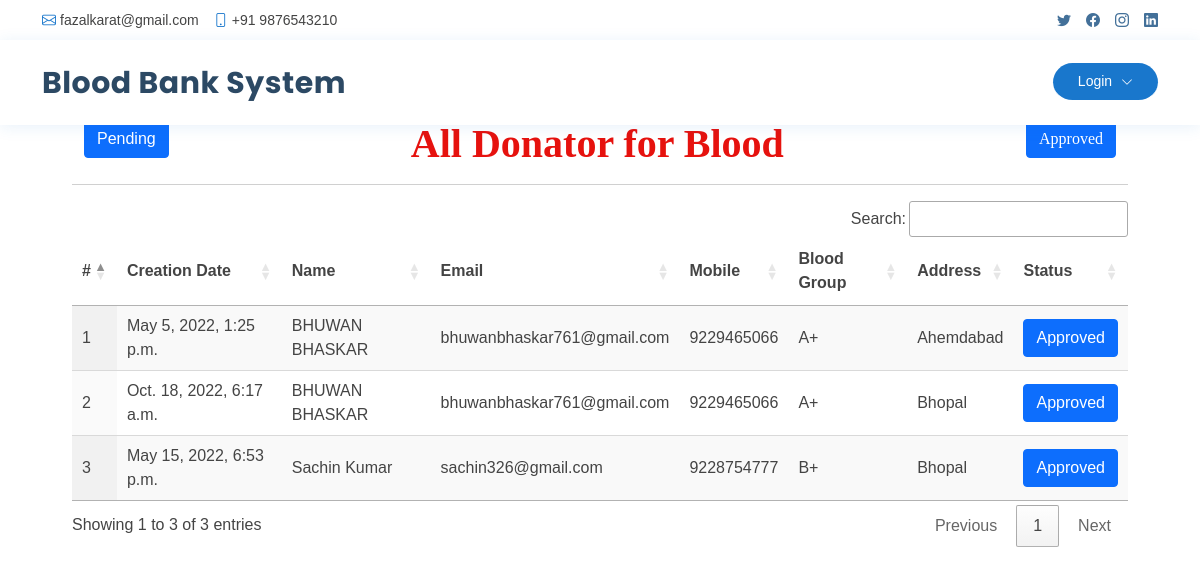
The page /donator_blood on the database its author committed.
### blood_app/models.py (models this page shows, shortened)
class Blood_Donation(models.Model):
    status = models.CharField(max_length=100, null=True, blank=True)
    user = models.ForeignKey(UserProfile, on_delete=models.CASCADE, null=True, blank=True)
    blood_group = models.ForeignKey(Category, on_delete=models.CASCADE, null=True, blank=True)
    place = models.CharField(max_length=100, null=True, blank=True)
    purpose = models.CharField(max_length=100, null=True, blank=True)
    created = models.DateTimeField(auto_now=True,null=True)
    active = models.BooleanField(null=True, blank=True, default=False)

class UserProfile(models.Model):
    user = models.ForeignKey(User, on_delete=models.CASCADE, null=True)
    contact = models.CharField(max_length=100, null=True)
    address = models.CharField(max_length=100, null=True)
    blood_group = models.ForeignKey(Category, on_delete=models.CASCADE, null=True, blank=True)
    dob = models.DateField(null=True)
    image = models.FileField(null=True)

class Category(models.Model):
    name = models.CharField(max_length=100, null=True, blank=True)
    def __str__(self):
        return self.name

### blood_app/views.py (the view)
# urls.py: path('donator_blood', donator_blood, name='donator_blood'),
def donator_blood(request):
    mydata = request.GET.get('action',0)
    data = Blood_Donation.objects.filter(purpose="Blood Donor")
    if mydata:
        data = data.filter(status=mydata)
    return render(request, 'donator_blood.html', {'data':data})

### blood_app/templates/donator_blood.html (shortened to what this page needs)
{% extends 'index.html' %}
{% load static %}
{% block body %}
<div class="container-fluid" style="width:90%;margin-top:10%">
                    <div class="container-fluid">
                      <a href="/donator_blood?action=Pending">
                        <button type="button" class="btn btn-primary pull-left">Pending</button>
                      </a>
                        <h1 align="center" style="font-weight:bold;font-family : 'Monotype Corsiva' ; color : #E6120E ;margin-top:4%">
                          {% if request.GET.action %} {{request.GET.action}} {% else %} All{% endif %} Donator for Blood
                      <a href="/donator_blood?action=Approved">
                        <button type="button" class="btn btn-primary pull-right">Approved</button>
                      </a>
                        </h1>
                         </div><hr>
                                <table id="example" class="display" style="width:100%">
                                  <thead>
                                    <tr>
                                      <th>#</th>
                                      <th>Creation Date</th>
                                      <th>Name</th>
                                      <th>Email</th>
                                      <th>Mobile</th>
                                      <th>Blood Group</th>
                                      <th>Address</th>
                                      <th>Status</th>
                                  </tr>
                              </thead>
                              <tbody>
                              {% for i in data %}
                                <tr>
                                  <td>{{forloop.counter}}</td>
                                  <td>{{i.created}}</td>
                                  <td>{{i.user.user.first_name}} {{i.user.user.last_name}}</td>
                                  <td>{{i.user.user.email}}</td>
                                  <td>{{i.user.contact}}</td>
                                  <td>{{i.blood_group}}</td>
                                  <td>{{i.place}}</td>
                                  <td>
                                    <a href="/change_status/{{i.id}}/?data={{request.get_full_path}}">
                                      <button type="button" class="btn btn-primary">{% if i.status == "Approved" %}Approved{% else %}Pending{% endif %} </button>
                                    </a>
                                  </td>
                              </tr>
                              {% endfor %}
                          </tbody>
                      </table>
                  </div>
{% endblock %}

### blood_app/static/css/style.css (style rules this page uses)
body { font-family: "Open Sans", sans-serif; color: #444444; }
a { color: #1977cc; text-decoration: none; }
h1, h2, h3, h4, h5, h6 { font-family: "Raleway", sans-serif; }

### blood_app/templates/donator_blood.html (style rules this page uses)
body { font-family: Arial, Helvetica, sans-serif; }

### rows shown on the page
Blood_Donation: created "May 5, 2022, 1:25 p.m.", user.user.first_name "BHUWAN", user.user.last_name "BHASKAR", user.user.email "bhuwanbhaskar761@gmail.com", user.contact "9229465066", blood_group "A+", place "Ahemdabad", status "Approved"
Blood_Donation: created "Oct. 18, 2022, 6:17 a.m.", user.user.first_name "BHUWAN", user.user.last_name "BHASKAR", user.user.email "bhuwanbhaskar761@gmail.com", user.contact "9229465066", blood_group "A+", place "Bhopal", status "Approved"
Blood_Donation: created "May 15, 2022, 6:53 p.m.", user.user.first_name "Sachin", user.user.last_name "Kumar", user.user.email "sachin326@gmail.com", user.contact "9228754777", blood_group "B+", place "Bhopal", status "Approved"
